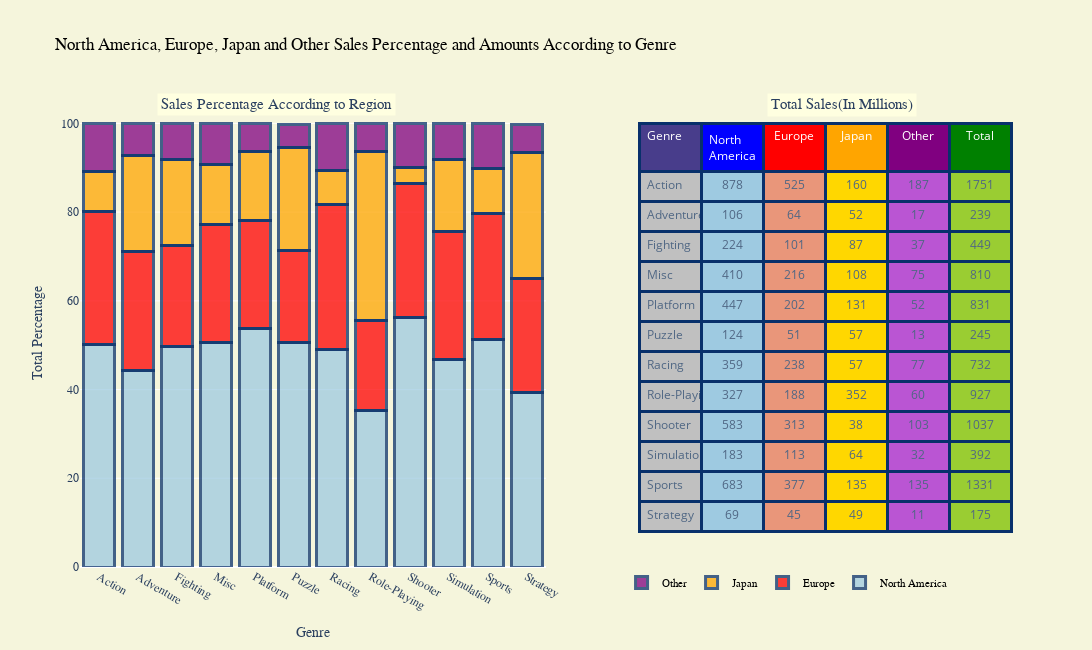

The notebook cell saved with this chart:
### Code cell
x=genre.Genre
NA_Perce=list(genre["NA_Sales"]/genre["Global_Sales"]*100)
EU_Perce=list(genre["EU_Sales"]/genre["Global_Sales"]*100)
JP_Perce=list(genre["JP_Sales"]/genre["Global_Sales"]*100)
Other_Perce=list(genre["Other_Sales"]/genre["Global_Sales"]*100)

trace1 = go.Bar(
    x=x,
    y=NA_Perce,
    name="North America" ,
    xaxis='x2', yaxis='y2',
    marker=dict(
        color='rgb(158,202,225)',
        line=dict(
            color='rgb(8,48,107)',
            width=3),
        ),
    opacity=0.75)
trace2 = go.Bar(
    x=x,
    y=EU_Perce,
    xaxis='x2', yaxis='y2',
    marker=dict(
        color='red',
        line=dict(
            color='rgb(8,48,107)',
            width=3),
        ),
    opacity=0.75,
    name = "Europe",
    )
trace3 = go.Bar(
    x=x,
    y=JP_Perce,
    xaxis='x2', yaxis='y2',
  
    marker=dict(
        color='orange',
        line=dict(
            color='rgb(8,48,107)',
            width=3),
        ),
    opacity=0.75,
    name = "Japan",
    )
trace4 = go.Bar(
    x=x,
    y=Other_Perce,
    xaxis='x2', yaxis='y2',
    
    marker=dict(
        color='purple',
        line=dict(
            color='rgb(8,48,107)',
            width=3),
        ),
    opacity=0.75,
    name = "Other",)
trace5=go.Table(
  header = dict(
    values = table_data.columns,
    line = dict(color = 'rgb(8,48,107)',width=3),
    fill = dict(color = ["darkslateblue","blue","red", "orange","purple","green"]),
    align = ['left','center'],
    font = dict(color = 'white', size = 12),
     height=30,
  ),
  cells = dict(
    values = [table_data.Genre,round(table_data["North America"]),round(table_data["Europe"]), round(table_data["Japan"]), round(table_data["Other"]),round(table_data["Total"])],
    height=30,
    line = dict(color = 'rgb(8,48,107)',width=3),
    fill = dict(color = ["silver","rgb(158,202,225)","darksalmon", "gold","mediumorchid","yellowgreen"]),
    align = ['left', 'center'],
    font = dict(color = '#506784', size = 12)),
    domain=dict(x=[0.60,1],y=[0,0.95]),
)

data = [trace1, trace2,trace3,trace4,trace5]
layout = go.Layout(barmode='stack',autosize=False,width=1200,height=650,
                legend=dict(x=.58, y=0,orientation="h",font=dict(family='Courier New, monospace',size=11,color='#000'),
                           bgcolor='beige', bordercolor='beige', borderwidth=1),
                title='North America, Europe, Japan and Other Sales Percentage and Amounts According to Genre',
                titlefont=dict(family='Courier New, monospace',size=17,color='black'),
                xaxis2=dict(domain=[0, 0.50],anchor="y2", title='Genre',titlefont=dict(family='Courier New, monospace'),tickfont=dict(family='Courier New, monospace')), yaxis2=dict( domain=[0, 1],anchor='x2',title="Total Percentage",titlefont=dict(family='Courier New, monospace'),tickfont=dict(family='Courier New, monospace')),
                paper_bgcolor='beige',plot_bgcolor='beige',
                annotations=[ dict( text='Sales Percentage According to Region',x=0.08,y=1.02,xref="paper",yref="paper",showarrow=False,font=dict(size=15,family="Courier New, monospace"),bgcolor="lightyellow",borderwidth=5),dict( text='Total Sales(In Millions)',x=0.9,y=1.02,xref="paper",yref="paper",showarrow=False,font=dict(size=15,family='Courier New, monospace'),bgcolor="lightyellow",borderwidth=5)],
              
                  )
fig = go.Figure(data=data, layout=layout)
iplot(fig)

### Figure 1 — Plotly figure (JSON) as saved in the notebook; plotly's stock layout.template omitted (floating-point values rounded to 4 significant figures)
{"data": [{"marker": {"color": "rgb(158,202,225)", "line": {"color": "rgb(8,48,107)", "width": 3}}, "name": "North America", "opacity": 0.75, "type": "bar", "x": ["Action", "Adventure", "Fighting", "Misc", "Platform", "Puzzle", "Racing", "Role-Playing", "Shooter", "Simulation", "Sports", "Strategy"], "xaxis": "x2", "y": [50.13, 44.26, 49.81, 50.65, 53.77, 50.53, 49.1, 35.29, 56.16, 46.74, 51.34, 39.23], "yaxis": "y2"}, {"marker": {"color": "red", "line": {"color": "rgb(8,48,107)", "width": 3}}, "name": "Europe", "opacity": 0.75, "type": "bar", "x": ["Action", "Adventure", "Fighting", "Misc", "Platform", "Puzzle", "Racing", "Role-Playing", "Shooter", "Simulation", "Sports", "Strategy"], "xaxis": "x2", "y": [29.98, 26.83, 22.57, 26.67, 24.25, 20.73, 32.57, 20.28, 30.2, 28.91, 28.31, 25.89], "yaxis": "y2"}, {"marker": {"color": "orange", "line": {"color": "rgb(8,48,107)", "width": 3}}, "name": "Japan", "opacity": 0.75, "type": "bar", "x": ["Action", "Adventure", "Fighting", "Misc", "Platform", "Puzzle", "Racing", "Role-Playing", "Shooter", "Simulation", "Sports", "Strategy"], "xaxis": "x2", "y": [9.134, 21.78, 19.46, 13.3, 15.73, 23.4, 7.744, 37.99, 3.69, 16.24, 10.17, 28.24], "yaxis": "y2"}, {"marker": {"color": "purple", "line": {"color": "rgb(8,48,107)", "width": 3}}, "name": "Other", "opacity": 0.75, "type": "bar", "x": ["Action", "Adventure", "Fighting", "Misc", "Platform", "Puzzle", "Racing", "Role-Playing", "Shooter", "Simulation", "Sports", "Strategy"], "xaxis": "x2", "y": [10.7, 7.032, 8.171, 9.299, 6.205, 5.123, 10.56, 6.428, 9.899, 8.037, 10.14, 6.487], "yaxis": "y2"}, {"cells": {"align": ["left", "center"], "fill": {"color": ["silver", "rgb(158,202,225)", "darksalmon", "gold", "mediumorchid", "yellowgreen"]}, "font": {"color": "#506784", "size": 12}, "height": 30, "line": {"color": "rgb(8,48,107)", "width": 3}, "values": [["Action", "Adventure", "Fighting", "Misc", "Platform", "Puzzle", "Racing", "Role-Playing", "Shooter", "Simulation", "Sports", "Strategy"], [878, 106, 224, 410, 447, 124, 359, 327, 583, 183, 683, 69], [525, 64, 101, 216, 202, 51, 238, 188, 313, 113, 377, 45], [160, 52, 87, 108, 131, 57, 57, 352, 38, 64, 135, 49], [187, 17, 37, 75, 52, 13, 77, 60, 103, 32, 135, 11], [1751, 239, 449, 810, 831, 245, 732, 927, 1037, 392, 1331, 175]]}, "domain": {"x": [0.6, 1], "y": [0, 0.95]}, "header": {"align": ["left", "center"], "fill": {"color": ["darkslateblue", "blue", "red", "orange", "purple", "green"]}, "font": {"color": "white", "size": 12}, "height": 30, "line": {"color": "rgb(8,48,107)", "width": 3}, "values": ["Genre", "North America", "Europe", "Japan", "Other", "Total"]}, "type": "table"}], "layout": {"annotations": [{"bgcolor": "lightyellow", "borderwidth": 5, "font": {"family": "Courier New, monospace", "size": 15}, "showarrow": false, "text": "Sales Percentage According to Region", "x": 0.08, "xref": "paper", "y": 1.02, "yref": "paper"}, {"bgcolor": "lightyellow", "borderwidth": 5, "font": {"family": "Courier New, monospace", "size": 15}, "showarrow": false, "text": "Total Sales(In Millions)", "x": 0.9, "xref": "paper", "y": 1.02, "yref": "paper"}], "autosize": false, "barmode": "stack", "height": 650, "legend": {"bgcolor": "beige", "bordercolor": "beige", "borderwidth": 1, "font": {"color": "#000", "family": "Courier New, monospace", "size": 11}, "orientation": "h", "x": 0.58, "y": 0}, "paper_bgcolor": "beige", "plot_bgcolor": "beige", "title": {"font": {"color": "black", "family": "Courier New, monospace", "size": 17}, "text": "North America, Europe, Japan and Other Sales Percentage and Amounts According to Genre"}, "width": 1200, "xaxis2": {"anchor": "y2", "domain": [0, 0.5], "tickfont": {"family": "Courier New, monospace"}, "title": {"font": {"family": "Courier New, monospace"}, "text": "Genre"}}, "yaxis2": {"anchor": "x2", "domain": [0, 1], "tickfont": {"family": "Courier New, monospace"}, "title": {"font": {"family": "Courier New, monospace"}, "text": "Total Percentage"}}}}
